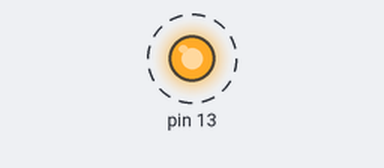
Simulated run of this sketch. Board: Arduino Uno, built with avr-gcc and run on an emulated ATmega328P. Parts: output pins drawn as LEDs (lit = HIGH). Dashed ring = blinking.

Above: at 0.2 s.
Timing chart, 0 to 3.0 s (numbered marks = the images above):
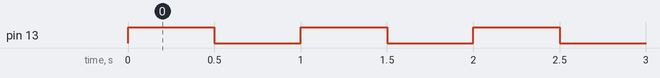

Measured:
- by itself, pin 13: alternates HIGH for 0.50 s and LOW for 0.50 s

The sketch:

01_bare_metal_blink_in_arduino_IDE.ino
```cpp
void setup() {
  DDRB |= (1 << PB5);
}

void loop() {
  PORTB ^= (1 << PB5);
  _delay_ms(500);
}
```
